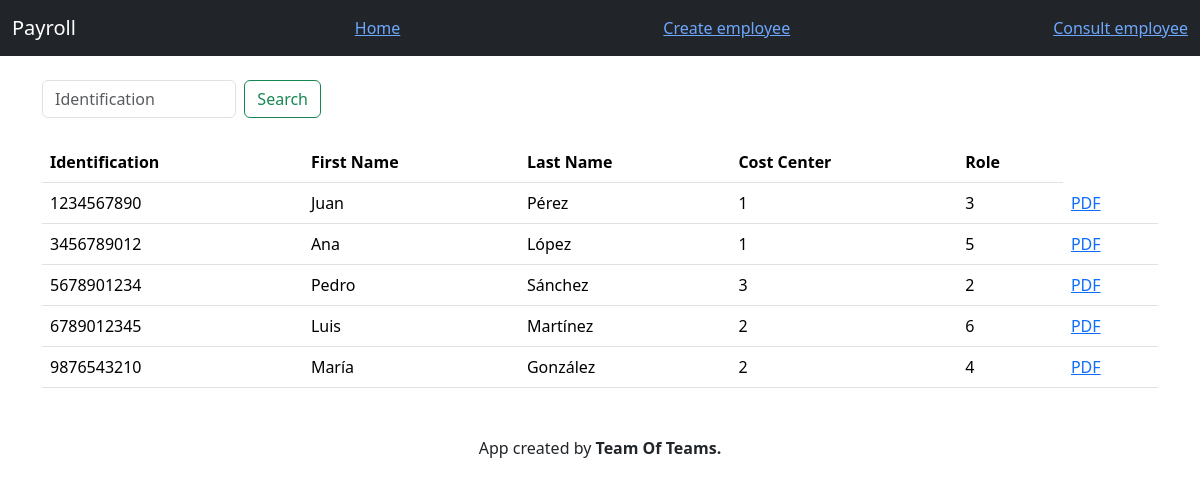
/index.php?page=consult_employee, run on the app's committed database.
### tables this page shows
CREATE TABLE IF NOT EXISTS employee
(
    identification VARCHAR
(
    12
) NOT NULL,
    first_name VARCHAR
(
    30
) NOT NULL,
    last_name VARCHAR
(
    30
) NOT NULL,
    cost_center_id INT NOT NULL,
    role_id INT NOT NULL,
    PRIMARY KEY
(
    identification
),
    FOREIGN KEY
(
    cost_center_id
) REFERENCES cost_center
(
    id
),
    FOREIGN KEY
(
    role_id
) REFERENCES role
(
    id
)
    );

### logic/redirection.php (called while the page is built, shortened)
<?php
    function redirection($page) {
        $URL_CONSULT_EMPLOYEE = "./pages/consult_employee.php";
        switch ($page) {
          case 'consult_employee':
            $pagePath = $URL_CONSULT_EMPLOYEE;
            break;
        }
        return $pagePath;
    }

### logic/db.php (called while the page is built, shortened)
<?php
  function connectDB() {
    $mysqli = new mysqli(
      $_ENV["DB_HOST"] ?? "127.0.0.1",
      $_ENV["DB_USER"] ?? "root",
      $_ENV["DB_PASSWORD"] ?? "",
      $_ENV["DB_NAME"] ?? "payroll",
      $_ENV["DB_PORT"] ?? 3307
    );
    return $mysqli;
  }
  function query($sql) {
    try {
      $mysqli = connectDB();
    } catch (Exception $e) {
      echo "<b>Error:</b> Unable connect to db. " . $e->getMessage();
      return null;
    }
    try {
      $result = $mysqli->query($sql);
    } catch (Exception $e) {
      echo "<b>Error:</b> Unable execute the query. " . $e->getMessage();
    }
    return $result;
  }
?>

### logic/lists.php (the view, shortened to what this page needs)
<?php
    require "./logic/db.php";
    function listEmployees($searchQuery = "") {
        $whereClause = "";
        $sql = "SELECT * FROM employee" . $whereClause . ";";
        $queryResult = query($sql);
        if ($queryResult) {
            echo '<table class="table">';
            echo '<tr>';
            echo '<th>Identification</th>';
            echo '<th>First Name</th>';
            echo '<th>Last Name</th>';
            echo '<th>Cost Center</th>';
            echo '<th>Role</th>';
            echo '</tr>';
            while ($row = mysqli_fetch_assoc($queryResult)) {
                echo '<tr class="table-row">';
                echo '<td>' . $row['identification'] . '</td>';
                echo '<td>' . $row['first_name'] . '</td>';
                echo '<td>' . $row['last_name'] . '</td>';
                echo '<td>' . $row['cost_center_id'] . '</td>';
                echo '<td>' . $row['role_id'] . '</td>';
                echo '<td><a href="logic/generate_pdf.php?identification=' . $row['identification'] . '">PDF</td>';
                echo '</tr>';
            }
            echo '</table>';
        } else {
            echo "Error executing the query.";
        }
    }
?>

### index.php (shortened to what this page needs)
<?php
require "logic/lists.php";
    require "logic/redirection.php";
    $pagePath = null;
    if (isset($_GET["page"]) && $_GET["page"] !== "") {
        $pagePath = redirection($_GET["page"]);
    }
?>
<!DOCTYPE html>
<html>
<head>
    <link href="https://cdn.jsdelivr.net/npm/bootstrap@5.3.1/dist/css/bootstrap.min.css" rel="stylesheet">
</head>
<body>
<nav class="navbar navbar-expand-lg bg-dark boder-body" data-bs-theme="dark">
    <?php include ("templates/navbar.php") ?>
</nav>
<main class="container mt-4">
    <section>
        <article>
            <?php
                if ($pagePath) include ($pagePath);
            ?>
        </article>
    </section>
</main>
<footer class="text-center">
    <?php include ("templates/footer.php") ?>
</footer>
</body>
</html>

### templates/navbar.php
<div class="container-fluid text-ligth">
    <a class="navbar-brand" href="#">Payroll</a>
    <a href="index.php">Home</a>
    <a href="index.php?page=form_employee">Create employee</a>
    <a href="index.php?page=consult_employee">Consult employee</a>
</div>

### pages/consult_employee.php
  <div class="w-25 mb-4">
    <form action="" method="post" class= "search d-flex">
      <input
        class="form-control me-2"
        name="id"
        id="id"
        type="search"
        placeholder="Identification"
        aria-label="Search"
        placeholder="Ej: 2301094821"
      >
      <button class="btn btn-outline-success" type="submit">Search</button>
    </form>
  </div>
<?php
  listEmployees($searchResults);
?>

### templates/footer.php
<?php echo "<p class='mt-5'>App created by <b>Team Of Teams.</b></p>" ?>

### data on the page
employee: identification "1234567890", first_name "Juan", last_name "Pérez", cost_center "1", role "3"
employee: identification "3456789012", first_name "Ana", last_name "López", cost_center "1", role "5"
employee: identification "5678901234", first_name "Pedro", last_name "Sánchez", cost_center "3", role "2"
employee: identification "6789012345", first_name "Luis", last_name "Martínez", cost_center "2", role "6"
employee: identification "9876543210", first_name "María", last_name "González", cost_center "2", role "4"
